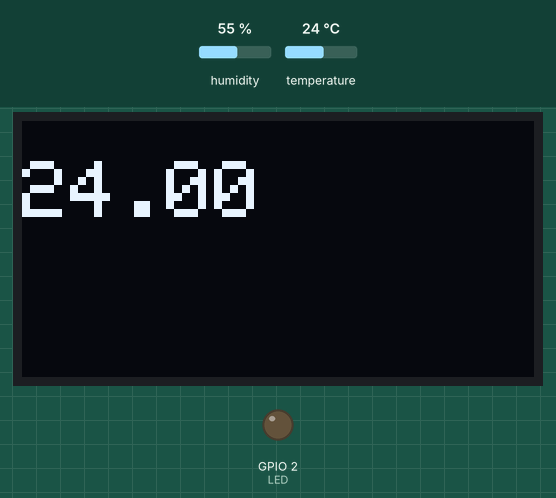
Simulated run of this sketch. Board: ESP32. Shown: 128×64 one-colour display, output pins drawn as LEDs (lit = HIGH). The test bench sets the inputs (shaded band); at power-on: temperature 24 °C, humidity 55 %. What the sketch prints to the serial monitor is not drawn.

Above: at 2.9 s.
3.0 s: temperature set to 26 °C
At 4.5 s:
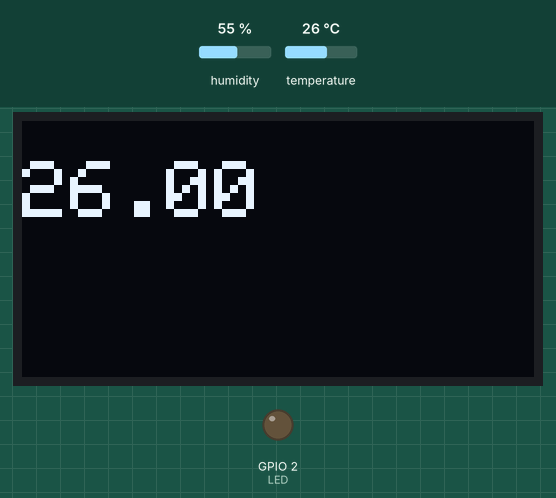
5.7 s: temperature set to 29 °C
At 9.4 s:
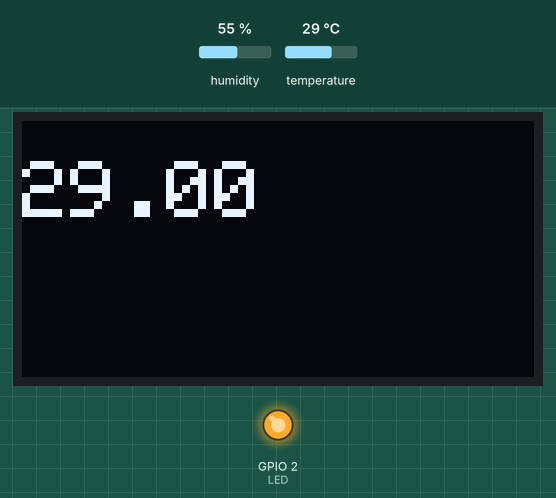
9.7 s: temperature set to 12 °C
At 10.9 s:
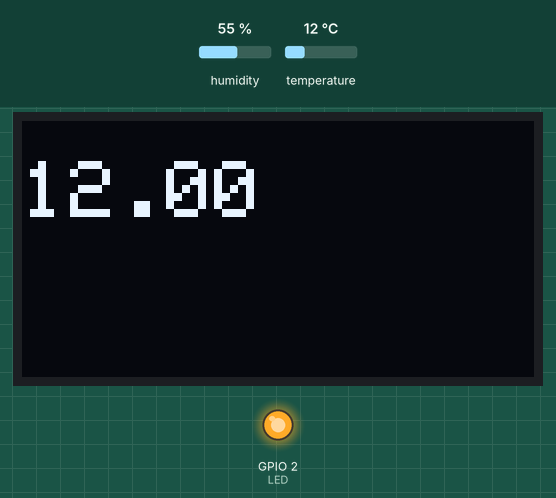
Timing chart, 0 to 13.8 s (numbered marks = the images above; inputs shaded):
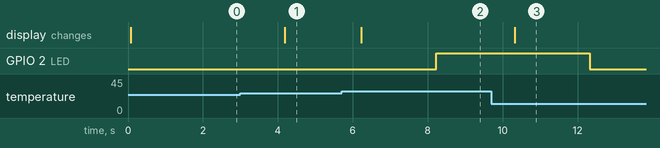

The sketch:

ESP32_EJERCICIO3.ino
```cpp
//MILSZTAIN_MACIA_SABIN_RUBINSTEIN
//LIBRERIAS
#include <Wire.h>
#include <Adafruit_GFX.h>
#include <Adafruit_SSD1306.h>
#include <DHT.h>

//LED INTEGRADO
#define LED 2

//Dimensiones de la pantalla
#define LONGITUD 128 // longitud
#define ALTURA 64 // altura
Adafruit_SSD1306 display(LONGITUD, ALTURA, &Wire, -1);

//Pin sensor temp
#define DHTPIN 23
#define DHTTYPE DHT11
DHT dht(DHTPIN, DHTTYPE);

void setup()
{
  Serial.begin(9600);

  pinMode(LED, OUTPUT);

  dht.begin(); //inicializa en sensor de temperatura
  display.begin(SSD1306_SWITCHCAPVCC, 0x3C); //inicializa el display
}

void loop()
{
  //Se lee la temperatura (en celcious)
  float temp = dht.readTemperature();

  display.clearDisplay();
  display.setCursor(0, 10);
  display.setTextSize(2); //Establece el tamaño de texto
  display.setTextColor(WHITE);
  display.println(temp); //display de temperatura
  display.display(); //Muestra la temperatura

  Serial.println(temp);
  delay(2000);

  if (temp < 28)
    {
      digitalWrite(LED, LOW);
    }

  if (temp >= 28)
  {
    digitalWrite(LED, HIGH);
  }
}
```

Measured:
- the behaviour switches between 27 and 28 °C on temperature (found by bisection; images 1 and 2)
- after the input at 3.0 s, the display: changes after 1.2 s (image 1)
- after the input at 5.7 s, GPIO 2 (LED): LOW → HIGH after 2.5 s; the display: changes after 0.53 s (image 2)
- after the input at 9.7 s, GPIO 2 (LED): HIGH → LOW after 2.6 s; the display: changes after 0.62 s (image 3)
